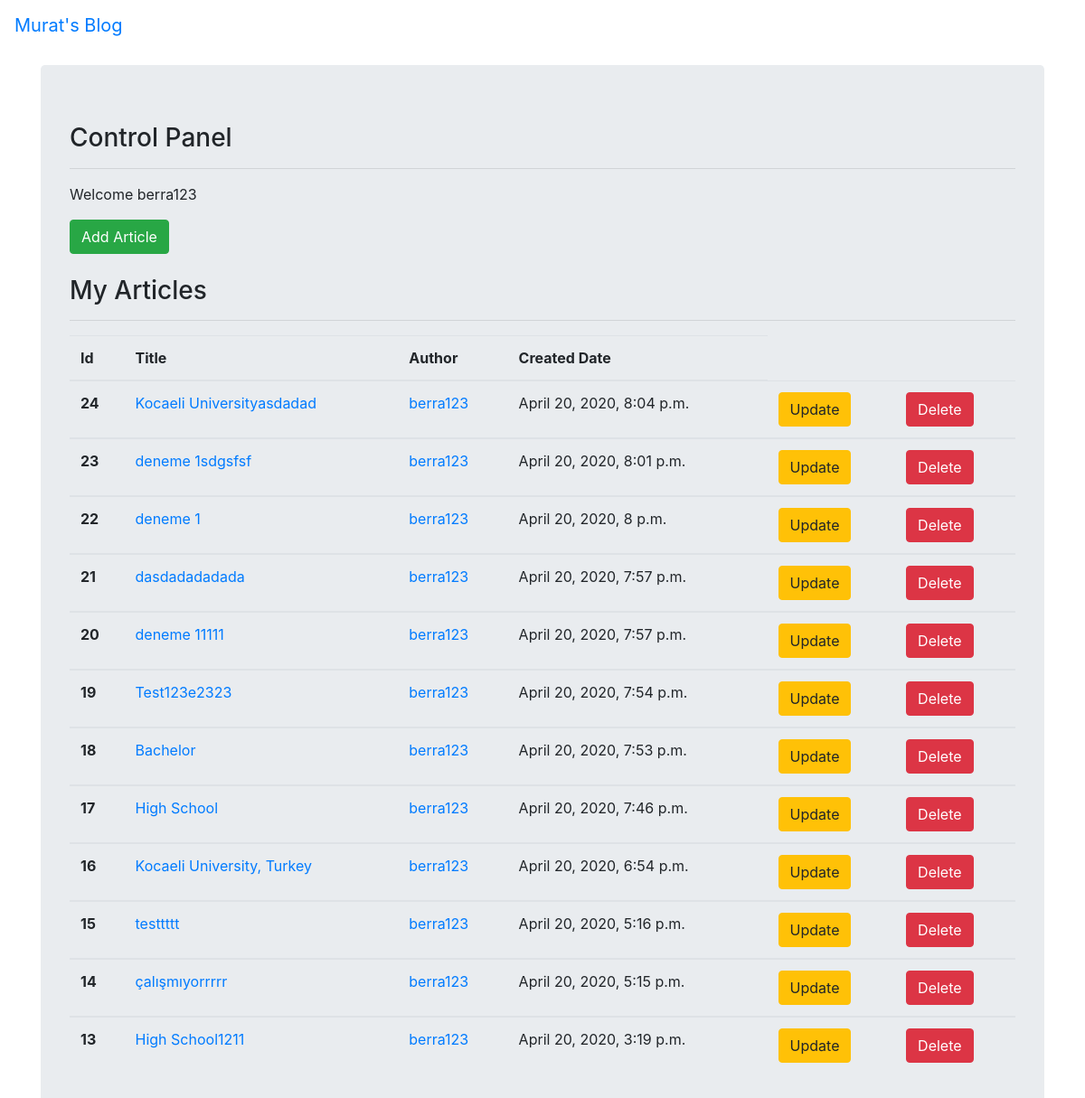
Page /articles/dashboard (signed in) on the committed database.
### article/models.py (models this page shows, shortened)
class Article(models.Model):
    author = models.ForeignKey("auth.User", on_delete = models.CASCADE, verbose_name = "Author")
    title = models.CharField(max_length= 255, verbose_name = "Title")
    content = RichTextField(verbose_name = "Content")
    created_date = models.DateTimeField(auto_now_add=True, verbose_name = "Created Date")
    article_image = models.FileField(blank = True, null = True, verbose_name="Article Picture")
    class Meta():
        ordering = ["-created_date"]

### article/views.py (the view)
# urls.py: path('articles/dashboard', views.dashboard, name="dashboard"),
@login_required(login_url="user:login")
def dashboard(request):
    articles = Article.objects.filter(author = request.user)
    context = {"articles" : articles
    }
    return render(request, "dashboard.html", context)

### templates/dashboard.html
{% extends "layout.html" %}
{% block body %}
<div class="container">
  <div class="jumbotron">
    <h3>Control Panel</h3>
    <hr>
    <p>Welcome {{request.user.username}}</p>
    <a href="{% url 'article:addarticle'%}" class="btn btn-success">Add Article</a>
    <br><br>
    <h3>My Articles</h3>
    <hr>
    <table class="table">
      <thead>
        <tr>
          <th scope="col">Id</th>
          <th scope="col">Title</th>
          <th scope="col">Author</th>
          <th scope="col">Created Date</th>
        </tr>
      </thead>
    {% if articles %}
    {% for article in articles %}
    <tbody>
      <tr>
        <th scope="row">{{article.id}}</th>
        <td><a href="{% url 'article:article' article.id %}">{{article.title}}</a></td>
        <td><a href="{% url 'article:dashboard'%}" title="it's me">{{article.author}}</a></td>
        <td>{{article.created_date}}</td>
        <td><a href="{% url 'article:update' article.id %}" class="btn btn-warning">Update</a></td>
        <td><a href="{% url 'article:delete' article.id %}" class="btn btn-danger">Delete</a></td>
      </tr>
    {% endfor %}
    {% else %}
      <div type="alert" class="alert alert-warning">You don't have any article yet</div>
    {% endif %}
  </div>
</div>
{% endblock body %}

### rows in the picture
Article: id "24", title "Kocaeli Universityasdadad", author "berra123", created_date "April 20, 2020, 8:04 p.m."
Article: id "23", title "deneme 1sdgsfsf", author "berra123", created_date "April 20, 2020, 8:01 p.m."
Article: id "22", title "deneme 1", author "berra123", created_date "April 20, 2020, 8 p.m."
Article: id "21", title "dasdadadadada", author "berra123", created_date "April 20, 2020, 7:57 p.m."
Article: id "20", title "deneme 11111", author "berra123", created_date "April 20, 2020, 7:57 p.m."
Article: id "19", title "Test123e2323", author "berra123", created_date "April 20, 2020, 7:54 p.m."
Article: id "18", title "Bachelor", author "berra123", created_date "April 20, 2020, 7:53 p.m."
Article: id "17", title "High School", author "berra123", created_date "April 20, 2020, 7:46 p.m."
Article: id "16", title "Kocaeli University, Turkey", author "berra123", created_date "April 20, 2020, 6:54 p.m."
Article: id "15", title "testtttt", author "berra123", created_date "April 20, 2020, 5:16 p.m."
Article: id "14", title "çalışmıyorrrrr", author "berra123", created_date "April 20, 2020, 5:15 p.m."
Article: id "13", title "High School1211", author "berra123", created_date "April 20, 2020, 3:19 p.m."

### other values in the picture
{{ request.user.username }} "berra123"
